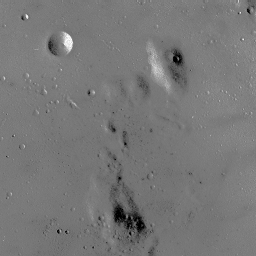
#> input picture histogram_equalization/image/moon.bmp, 256 x 256 px, found by its file name
$ jupyter execute histogram_equalization.ipynb
#> lines starting #> are read from the running program, lines starting #| are printed output that depends on the picture
## **Histogram Equalization**

[cell 1]
from PIL import Image
import numpy as np
from matplotlib import pyplot as plt

[cell 2]
#original image
image = Image.open("/content/moon.bmp")
#> image is the input picture: PIL image 256x256 RGB; min 0, max 255, mean 119.7
image

[cell 3]
#gray scale image
img_gray = image.convert('L')
img_gray

[cell 4]
#create an array
img_array = np.asarray(img_gray)

[cell 5]
#first, flatten the image array and calculate the histogram
def cal_histogram(img_array):
  vars = img_array.flatten()
  histogram_array = np.zeros(256, dtype=int)
  for idx in range(vars.size):
    histogram_array[vars[idx]] += 1
#> after the loop, histogram_array = 256 values, max 5145 at index 120, min 0 at index 1, mean 256
  return histogram_array

#define the func
histogram_array = cal_histogram(img_array)

[cell 6]
#normalize
num_pixels = np.sum(histogram_array)
#> num_pixels = 65536
histogram_array = histogram_array/num_pixels
#> histogram_array = 256 values, max 0.0785 at index 120, min 0 at index 1, mean 0.00391

[cell 7]
#get the cumulative histogram array
cumsum_hist_array = np.cumsum(histogram_array)
#> cumsum_hist_array = 256 values from 0.00151 to 1

[cell 8]
#plot the original intensity level
plt.figure()
plt.plot(cumsum_hist_array, color = 'r')
plt.xlabel('Pixel intensity')
plt.ylabel('Distribution')
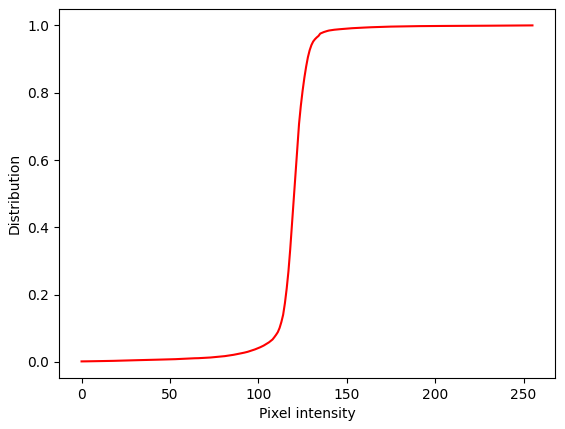
#> figure drawn by matplotlib, 1 panel; curve peaks at x = 255, y = 1

[cell 9]
#original distribution
plt.figure()
plt.plot(histogram_array, color = 'r')
plt.xlabel('Pixel intensity')
plt.ylabel('Distribution')
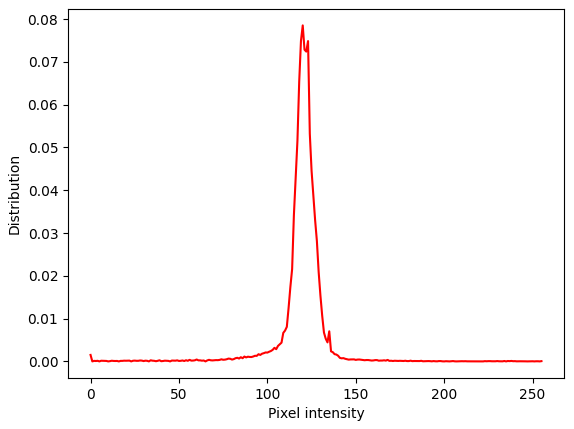
#> figure drawn by matplotlib, 1 panel; curve peaks at x = 120, y = 0.0785

[cell 10]
#create a mapping
mapping = np.floor(255 * cumsum_hist_array).astype(np.uint8)
#> mapping = 256 values from 0 to 255

[cell 11]
#map it
equal_img_list = [mapping[p] for p in list(img_array.flatten())]
#> equal_img_list = 65536 items

[cell 12]
#reshape and then write back into img_array
equal_img_array = np.reshape(np.asarray(equal_img_list), img_array.shape)
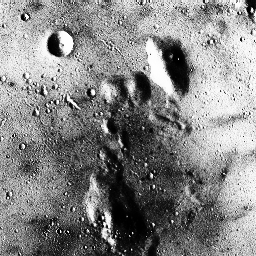
#> equal_img_array: shape (256, 256); min 0, max 255, mean 133.2

[cell 13]
#calculate histogram and cumulative histogram for the equalized image
equal_histogram_array = np.bincount(equal_img_array.flatten(), minlength=256)
#> equal_histogram_array = 256 values, max 5145 at index 124, min 0 at index 17, mean 256
num_pixels = np.sum(equal_histogram_array)
equal_dist = equal_histogram_array/num_pixels
#> equal_dist = 256 values, max 0.0785 at index 124, min 0 at index 17, mean 0.00391

[cell 14]
#plot
plt.figure()
plt.plot(histogram_array, color = 'r')
plt.plot(equal_dist)
plt.xlabel('Pixel intensity')
plt.ylabel('Distribution')
plt.legend(['Original Histogram','Equalized Histogram'])
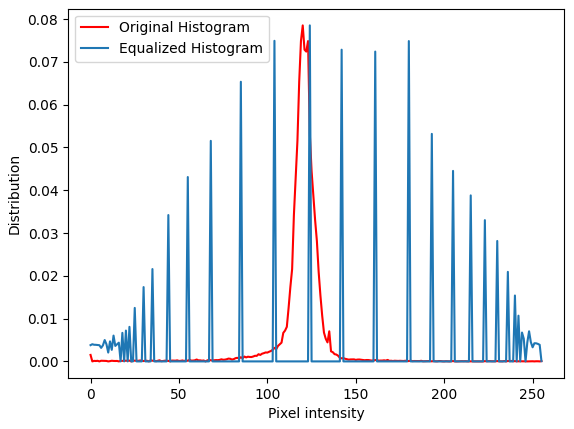
#> figure drawn by matplotlib, 1 panel; curve peaks at x = 120, y = 0.0785; curve peaks at x = 124, y = 0.0785
